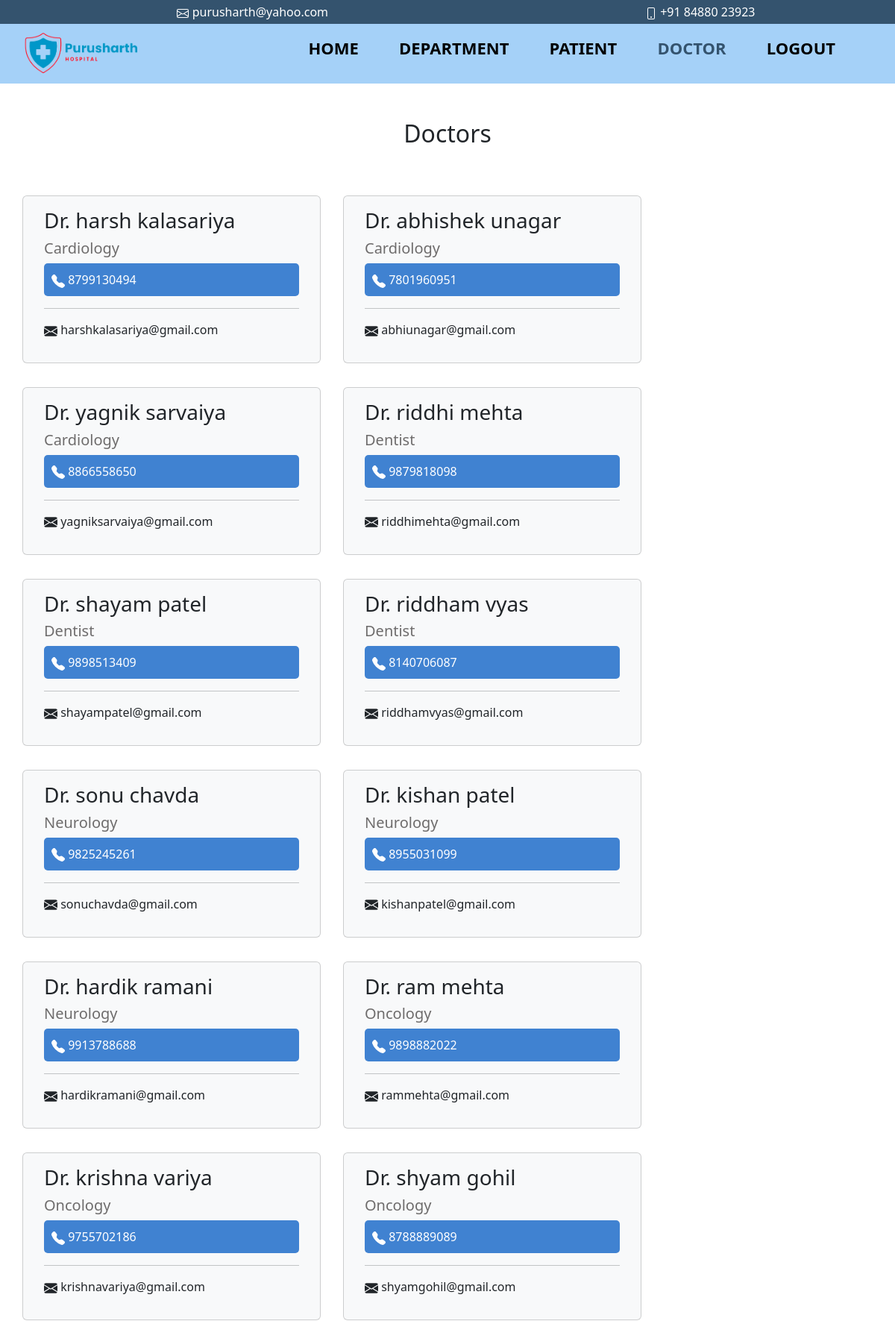
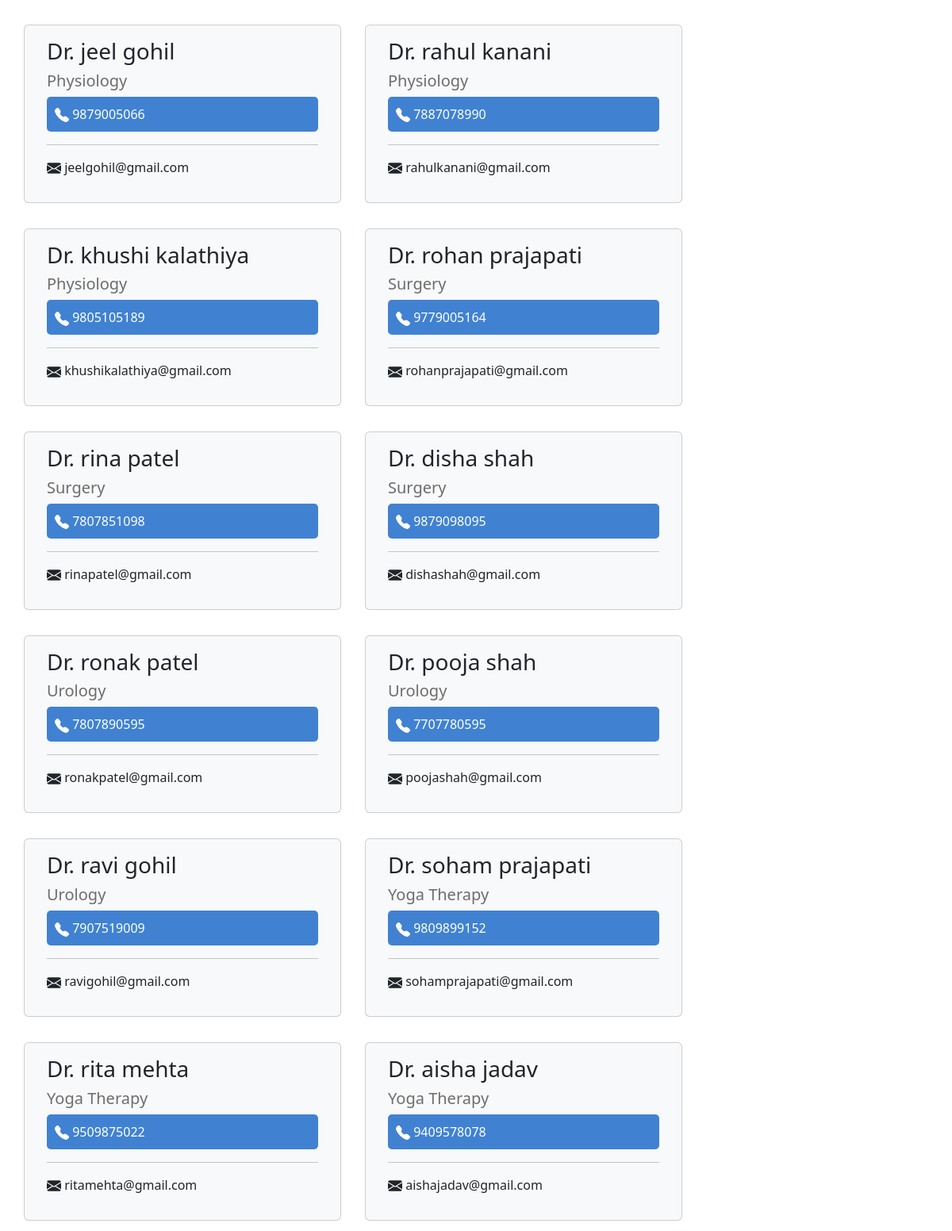
Page /admin/doctor.php (signed in, upper part) on the committed database (2 pictures, top to bottom).
### tables this page shows
CREATE TABLE `doctor_reg` (
  `id` int(5) NOT NULL,
  `name` varchar(25) NOT NULL,
  `dob` date NOT NULL,
  `gender` varchar(8) NOT NULL,
  `department` varchar(15) NOT NULL,
  `qualification` varchar(20) NOT NULL,
  `mono` varchar(10) NOT NULL,
  `email` varchar(25) NOT NULL,
  `uname` varchar(15) NOT NULL,
  `pass` varchar(15) NOT NULL,
  `cpass` varchar(15) NOT NULL
);

### admin/doctor.php (the view, shortened to what this page needs)
<!DOCTYPE html>
<html lang="en">
<head>
    <link href="https://cdn.jsdelivr.net/npm/bootstrap@5.3.3/dist/css/bootstrap.min.css" rel="stylesheet"
>
</head>
<body>
    <header>
        <div class="left">
            <div class="mail">
                purusharth@yahoo.com
            </div>
            <div class="phone">
                +91 84880 23923
            </div>
        </div>
    </header>
    <nav class="navbar">
        <div class="left">
            <a href="index.php"><img src="../img/logo.png" alt=""></a>
        </div>
        <div class="right">
            <ul>
                <li><a href="index.php">HOME</a></li>
                <li><a href="department.php">DEPARTMENT</a></li>
                <li><a href="patient.php">PATIENT</a></li>
                <li><a href="doctor.php" id="active">DOCTOR</a></li>
                <li><a href="logout.php">LOGOUT</a></li>
            </ul>
        </div>
    </nav>
    <main>
        <?php
            $conn = connection();
        ?>
        <form action="doctor.php" method="post">
            <div class="container">
                <h2 class="text-center my-5">Doctors</h2>
                <div class="row">
                    <?php
                    $result = $conn -> query("select * from doctor_reg");
                    while($row = $result -> fetch_assoc())
                    {
                ?>
                    <div class="card bg-light my-3" style="width: 25rem;">
                        <div class="card-body">
                            <h3 class="card-title">Dr. <?php echo $row["name"];?></h3>
                            <h5><?php echo $row["department"];?></h5>
                            <p id="co">
                                <?php echo $row["mono"];?>
                                <hr>
                                <?php echo $row["email"];?>
                            </p>
                        </div>
                    </div>
                    <?php }
                    ?>
                </div>
            </div>
        </form>
    </main>
</body>
</html>

### admin/doctor.php (style rules this page uses)
header { background-color: rgb(52, 83, 110); color: white; min-height: 4vh; }
header .left { justify-content: space-around; display: flex; margin: auto; font-size: 2vh; padding-top: 4px; }
header .left div { padding-left: 50px; }
nav { background-color: rgb(165, 209, 248); }
nav .left { margin-left: 30px; }
nav .right { margin-right: 30px; }
nav .left img { height: 8vh; width: 20vh; }
nav .right ul li { list-style: none; display: inline; padding-right: 50px; }
nav .right ul li a { text-decoration: none; color: black; font-weight: bold; font-size: 22px; }
nav .right ul li a#active { color: rgb(52, 83, 110); }
footer p, a { color: rgb(186, 185, 185); }
.container .card { margin-right: 30px; }
.container .card h5 { color: #6e6c6c; }
.container .card #co { background-color: #4082D1; color: white; padding: 10px; border-radius: 5px; }

### rows in the picture
doctor_reg: name "harsh kalasariya", department "Cardiology", mono "8799130494", email "harshkalasariya@gmail.com"
doctor_reg: name "abhishek unagar", department "Cardiology", mono "7801960951", email "abhiunagar@gmail.com"
doctor_reg: name "yagnik sarvaiya", department "Cardiology", mono "8866558650", email "yagniksarvaiya@gmail.com"
doctor_reg: name "riddhi mehta", department "Dentist", mono "9879818098", email "riddhimehta@gmail.com"
doctor_reg: name "shayam patel", department "Dentist", mono "9898513409", email "shayampatel@gmail.com"
doctor_reg: name "riddham vyas", department "Dentist", mono "8140706087", email "riddhamvyas@gmail.com"
doctor_reg: name "sonu chavda", department "Neurology", mono "9825245261", email "sonuchavda@gmail.com"
doctor_reg: name "kishan patel", department "Neurology", mono "8955031099", email "kishanpatel@gmail.com"
doctor_reg: name "hardik ramani", department "Neurology", mono "9913788688", email "hardikramani@gmail.com"
doctor_reg: name "ram mehta", department "Oncology", mono "9898882022", email "rammehta@gmail.com"
doctor_reg: name "krishna variya", department "Oncology", mono "9755702186", email "krishnavariya@gmail.com"
doctor_reg: name "shyam gohil", department "Oncology", mono "8788889089", email "shyamgohil@gmail.com"
doctor_reg: name "jeel gohil", department "Physiology", mono "9879005066", email "jeelgohil@gmail.com"
doctor_reg: name "rahul kanani", department "Physiology", mono "7887078990", email "rahulkanani@gmail.com"
doctor_reg: name "khushi kalathiya", department "Physiology", mono "9805105189", email "khushikalathiya@gmail.com"
doctor_reg: name "rohan prajapati", department "Surgery", mono "9779005164", email "rohanprajapati@gmail.com"
doctor_reg: name "rina patel", department "Surgery", mono "7807851098", email "rinapatel@gmail.com"
doctor_reg: name "disha shah", department "Surgery", mono "9879098095", email "dishashah@gmail.com"
doctor_reg: name "ronak patel", department "Urology", mono "7807890595", email "ronakpatel@gmail.com"
doctor_reg: name "pooja shah", department "Urology", mono "7707780595", email "poojashah@gmail.com"
doctor_reg: name "ravi gohil", department "Urology", mono "7907519009", email "ravigohil@gmail.com"
doctor_reg: name "soham prajapati", department "Yoga Therapy", mono "9809899152", email "sohamprajapati@gmail.com"
doctor_reg: name "rita mehta", department "Yoga Therapy", mono "9509875022", email "ritamehta@gmail.com"
doctor_reg: name "aisha jadav", department "Yoga Therapy", mono "9409578078", email "aishajadav@gmail.com"
